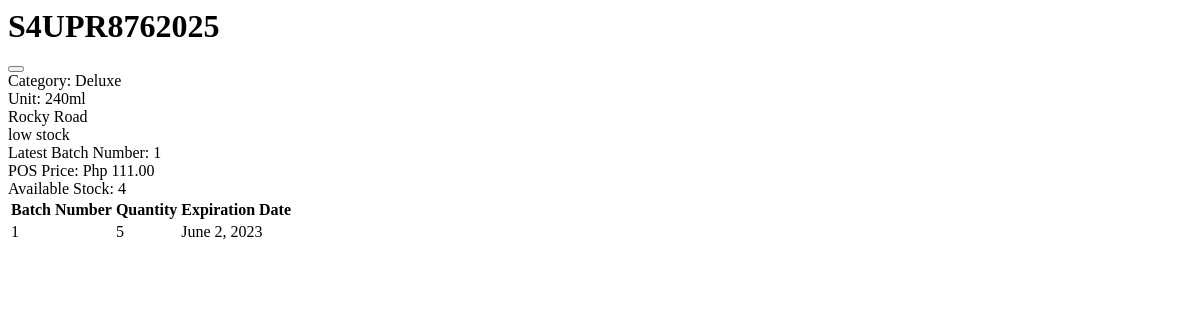
The app's page /user-site/view-product/11/ (signed in), older data.
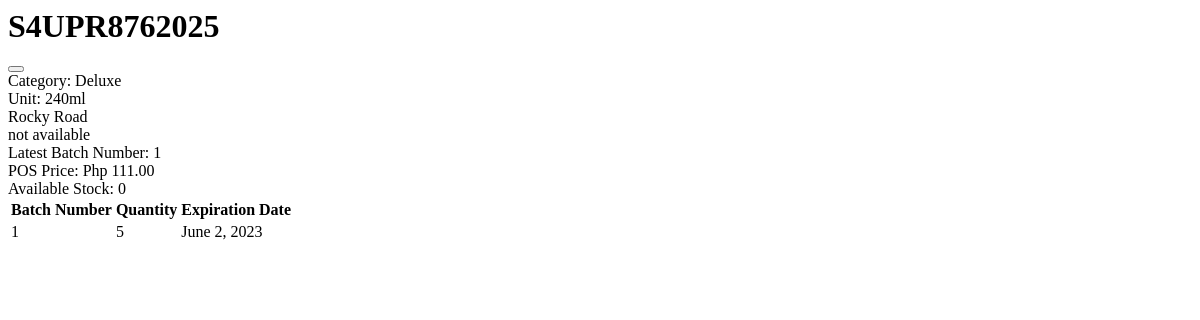
The same page, newer data.
### admin_site/models.py (models this page shows, shortened)
class Product(models.Model):
    STATUS = (("available","available"),("not available","not available"),("low stock","low stock"))
    product_code =  models.CharField(unique=True, max_length=200, verbose_name='Product Code')
    product_name=  models.CharField(max_length=200, null=True, verbose_name='Product Name')
    product_flavor =  models.CharField(max_length=200,null=True, verbose_name='Product Flavor')
    product_category =  models.CharField(max_length=200, verbose_name='Category')
    product_unit =  models.CharField(max_length=200, verbose_name='Unit')
    product_ResellerPrice =   models.BigIntegerField(null=True, verbose_name='Reseller Price')
    product_price =   models.BigIntegerField(null=True, verbose_name='Pos Price')
    product_stock =  models.BigIntegerField(null=True, verbose_name='Available Stock')
    product_status =  models.CharField(max_length=200, choices=STATUS, verbose_name='Status')

### admin_site/views.py (the view)
# urls.py: path('view-product/<int:productid>/', views.view_product, name='view_product'),
@login_required(login_url='landing_page:login')
def view_product(request, productid):
    list_product = Product.objects.get(id = productid)
    current_pcode = list_product.product_code
    list_batch = By_Batch.objects.filter(product_code = current_pcode)
    latest_bnumber = By_Batch.objects.filter(product_code = current_pcode).count()
    context ={
        'list_product':list_product,
        'list_batch':list_batch,
        'latest_bnumber': latest_bnumber
    }
    return render(request, 'admin_site/products/view_product.html', context)

### templates/admin_site/products/view_product.html (shortened to what this page needs)
<div class="modal-header border-0">
    <h1 class="modal-title" id="viewModalLabel">{{ list_product.product_code }}</h1>
    <button type="button" class="ri-close-fill" data-bs-dismiss="modal" aria-label="Close"></button>
</div>
<div class="modal-body pt-2 mt-0">
    <div class="product-code mb-4">
        <div class="row">
            <div class="col-lg-4 text-start">
                <div style="text-transform: capitalize;"><span>Category:</span> {{ list_product.product_category }} </div>
                <div><span>Unit:</span> {{ list_product.product_unit }}</div>
            </div>
            <div class="col-lg-4">
                <div class="row flex-column">
                    <div class="col">
                        <div class="card-product-name text-center" style="text-transform: capitalize;"> {{ list_product.product_name }} </div>
                    </div>
                    <div class="col">
                        {% if list_product.product_status == "available" %}
                        <div class="card-product-name text-center"> <span class="badge rounded-pill bg-primary">{{ list_product.product_status }}</span></div>
                        {% else %}
                        <div class="card-product-name text-center"> <span class="badge rounded-pill bg-danger">{{ list_product.product_status }}</span></div>
                        {% endif %}
                    </div>
                    <div class="col card-batch-no">
                        <div class="card-batch text-center">Latest Batch Number: <span>{{latest_bnumber}}</span></div>
                    </div>
                </div>
            </div>
            <div class="col-lg-4 text-end">
                <div><span>POS Price:</span> Php {{ list_product.product_price|floatformat:2 }}</div>
                <div><span>Available Stock:</span> {{ list_product.product_stock }}</div>
            </div>
        </div>
    </div>
    <div class="table-responsive">
        {% if list_batch %}
        <table class="table table-hover text-center">
            <thead class="view-product-t">
                <tr class="align-middle">
                    <th >Batch Number</th>
                    <th>Quantity</th>
                    <th>Expiration Date</th>
                </tr>
                <tbody>
                    {% for list in list_batch %}
                    <tr class="align-middle">
                        <td>{{ list.product_batch }}</td>
                        <td>{{ list.product_quantity }}</td>
                        <td>{{ list.product_expired }}</td>
                    </tr>
                    {% endfor %}
                </tbody>
            </thead>
        </table>
        {% endif %}
    </div>
</div>

Row changes from the older to the newer data that the page shows:
changed Product "S4UPR8762025": product_status "low stock" → "not available"; product_stock "4" → "0"
